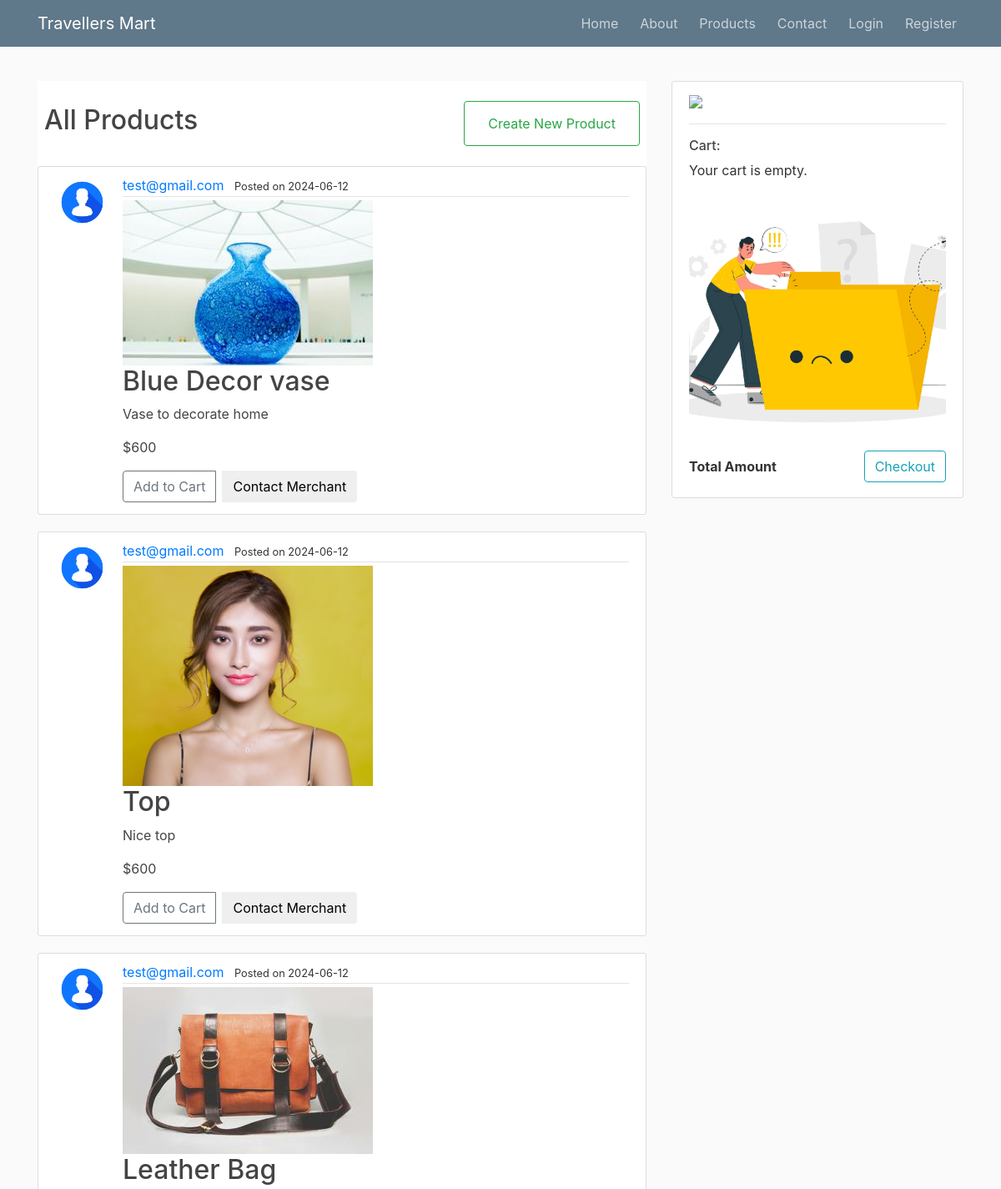
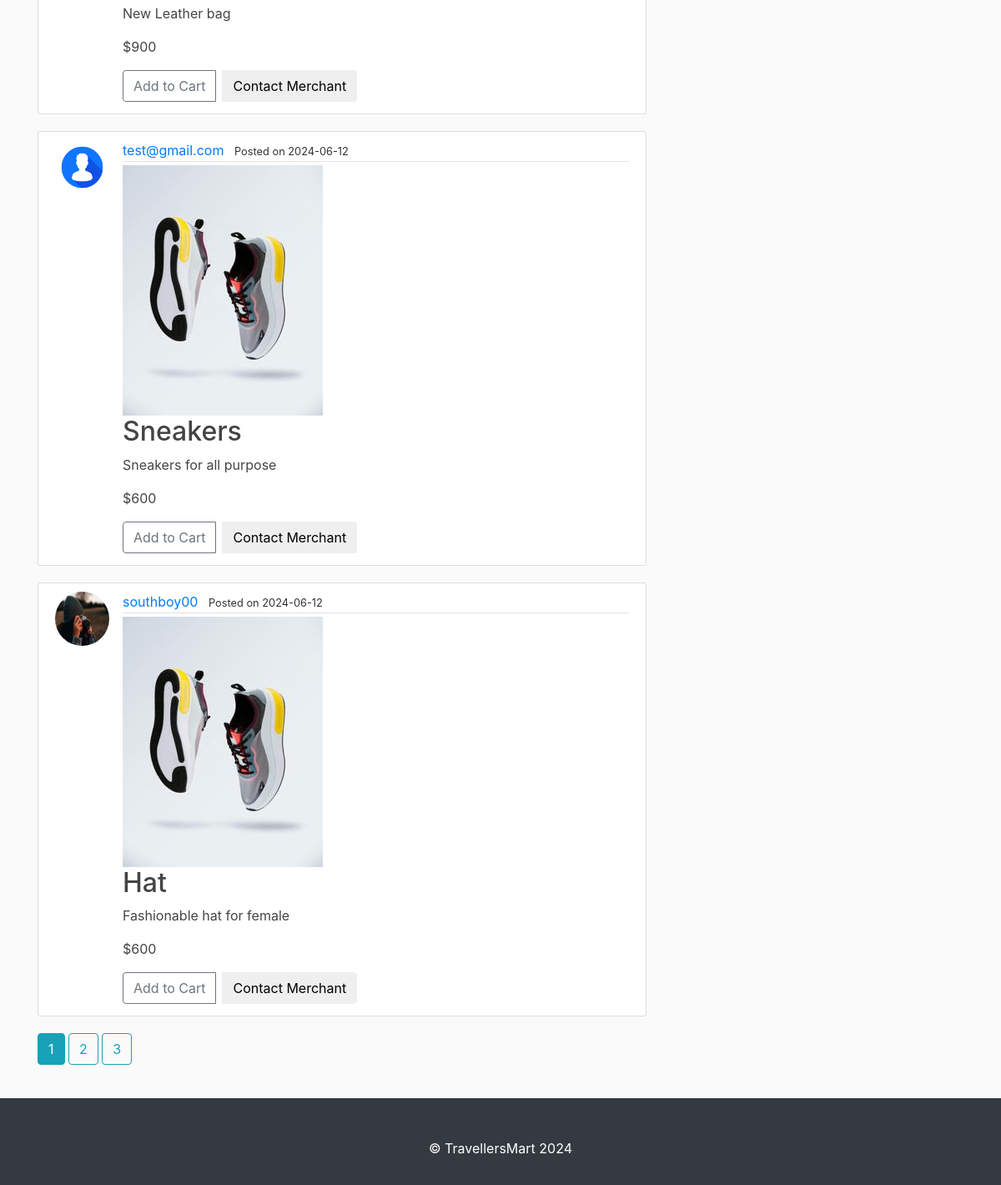
Page /products on the committed database (2 pictures, top to bottom).
### flask_station/models.py (models this page shows, shortened)
class Post(db.Model):
    id = db.Column(db.Integer, primary_key=True)
    selling_item = db.Column(db.String(100), nullable=False,)
    content = db.Column(db.Text, nullable=False)
    price = db.Column(db.Text, nullable=False)
    image = db.Column(db.String(100), nullable=False)
    date_posted = db.Column(db.DateTime, nullable=False, default=datetime.utcnow)
    user_id = db.Column(db.Integer, db.ForeignKey('user.id'), nullable=False)

class User(db.Model, UserMixin):
    id = db.Column(db.Integer, primary_key=True)
    username = db.Column(db.String(20), unique=True, nullable=False)
    email = db.Column(db.String(120), unique=True, nullable=False)
    image_file = db.Column(db.String(20), nullable=False, default='default.jpeg')
    password = db.Column(db.String(60), nullable=False)
    posts = db.relationship('Post', backref='merchant', lazy="dynamic")
    cart_items = db.relationship('CartItem', backref='user', lazy=True)

### flask_station/main/routes.py (the view)
@main.route('/products')
def all_product():
    page = request.args.get('page', 1, type=int)
    posts = Post.query.order_by(Post.date_posted.desc()).paginate(page=page, per_page=5)
    return render_template('home.html', posts=posts)

### run.py (called while the page is built)
@app.context_processor
def inject_request_path():
    return dict(request_path=request.path)

### flask_station/templates/home.html
{% extends "layout.html" %}
{% block content %}
<div class="col-md-8">
  <div class="w-100 p-2 d-flex justify-content-between align-items-center bg-white flex-wrap">
    <h2>All Products</h2>
    <button class="btn btn-outline-success my-3"><a class="nav-item nav-link text-success"
        href="{{ url_for('posts.new_post') }}">Create New Product</a></button>
  </div>
  {% if posts.items %}
  {% for post in posts.items %}
  <article class="media content-section">
    <img class=" rounded-circle article-img"
      src="{{ url_for('static', filename='profile_pics/' + post.merchant.image_file) }}">
    <div class="media-body">
      <div class="article-metadata">
        <a class="mr-2" href="{{ url_for('users.user_posts', username=post.merchant.username) }}">{{
          post.merchant.username }}</a>
        <small>Posted on {{ post.date_posted.strftime('%Y-%m-%d') }}</small>
      </div>
      <div>
        <a class="article-title" href="{{ url_for('posts.post', post_id=post.id) }}">
          <img src="{{ url_for('static', filename='post_pics/' + post.image) }}" class="product-img img-fluid"
            style="object-fit: cover;" alt="">
          <h2>{{ post.selling_item }}
          </h2>
          <p class="article-content">{{ post.content }}</p>
          <p class="article-content">${{ post.price }}</p>
        </a>
      </div>
      <div class="d-flex flex-wrap btn-group">
        <button data-product-id="{{ post.id }}" class="btn btn-outline-secondary add-to-cart-btn mr-2" type="button">Add to
          Cart</button>
        <button class="btn">Contact Merchant</button>
      </div>
    </div>
  </article>
  {% endfor %}
  {% for page_num in posts.iter_pages(left_edge=1, right_edge=1, left_current=1, right_current=2) %}
  {% if page_num %}
  {% if posts.page == page_num %}
  <a class="btn btn-info mb-4" href="{{ url_for('main.all_product', page=page_num) }}">{{ page_num }}</a>
  {% else %}
  <a class="btn btn-outline-info mb-4" href="{{ url_for('main.all_product', page=page_num) }}">{{ page_num }}</a>
  {% endif %}
  {% else %}
  ...
  {% endif %}
  {% endfor %}
  {% else %}
  <div>No Products currently Available</div>
  {% endif %}
</div>
{% endblock content %}

### flask_station/templates/layout.html (shortened to what this page needs)
<!DOCTYPE html>
<html>
<head>
  <link rel="stylesheet" href="https://maxcdn.bootstrapcdn.com/bootstrap/4.0.0/css/bootstrap.min.css"
>
  <link rel="stylesheet" type="text/css" href="{{url_for('static', filename='/styles/main.css') }}">
</head>
<body>
  <header class="site-header">
    <nav class="navbar navbar-expand-md navbar-dark bg-steel fixed-top">
      <div class="container">
        <a class="navbar-brand mr-4" href="/">Travellers Mart</a>
        <div class="collapse navbar-collapse" id="navbarToggle">
          <div class="navbar-nav ml-auto">
            <a class="nav-item nav-link" href="{{ url_for('main.home') }}">Home</a>
            <a class="nav-item nav-link" href="{{ url_for('main.about') }}">About</a>
            <a class="nav-item nav-link" href="{{ url_for('main.all_product') }}">Products</a>
            <a class="nav-item nav-link" href="{{ url_for('main.support') }}">Contact</a>
            {% if current_user.is_authenticated %}
            <a class="nav-item nav-link" href="{{ url_for('users.account') }}">Account</a>
            <a class="nav-item nav-link" href="{{ url_for('users.logout') }}">Logout</a>
            {% else %}
            <a class="nav-item nav-link" href="{{ url_for('users.login') }}">Login</a>
            <a class="nav-item nav-link" href="{{ url_for('users.register') }}">Register</a>
            {% endif %}
          </div>
        </div>
      </div>
    </nav>
  </header>
  <main role="main" class="container">
    <div class="row">
      <div class="col-md-12">
      </div>
    </div>
    <div class="row my-3">
      {% block content %}{% endblock %}
      {% if 'about' not in request.path %}
      <div class="col-md-4">
        <div class="content-section">
          <img class="img-fluid" src="https://images.pexels.com/photos/953862/pexels-photo-953862.jpeg" />
          <hr />
          <h6 class="my-2">Cart:</h6>
          <div class="cart-content">
            <div id="cart-container" class="cart-container">
              <p>Your cart is empty.</p>
              <div class="cart-bg"></div>
            </div>
            <div class="my-2 d-flex flex-wrap align-items-center justify-content-between" id="checkout">
              <span>
                <b>Total Amount</b>
              </span>
              <button class="btn btn-outline-info ml-2">Checkout</button>
            </div>
          </div>
        </div>
      </div>
      {% endif %}
    </div>
  </main>
  <footer class="pt-5 pb-3 bg-dark text-center text-white">
    <p>&copy; TravellersMart 2024</p>
  </footer>
</body>
</html>

### flask_station/static/styles/main.css (style rules this page uses)
body { background: #fafafa; color: #333333; margin-top: 5rem; }
h1, h2, h3, h4, h5, h6 { color: #444444; }
.bg-steel { background-color: #5f788a; }
.site-header .navbar-nav .nav-link { color: #cbd5db; margin-left: 10px; }
.content-section { background: #ffffff; padding: 10px 20px; border: 1px solid #dddddd; border-radius: 3px; margin-bottom: 20px; }
.article-title { color: #444444; }
.article-content { white-space: pre-line; }
.article-img { height: 65px; width: 65px; margin-right: 16px; }
.article-metadata { padding-bottom: 1px; margin-bottom: 4px; border-bottom: 1px solid #e3e3e3 }
.cart-container { max-height: 55vh; overflow: auto; }
.cart-bg { background-image: url("../profile_pics/empty.jpg"); height: 300px; background-position: center; background-size: cover; }
.btn-group button { margin-bottom: 4px; }

### rows in the picture
Post: image_file (placeholder picture), merchant.username "test@gmail.com", date_posted "2024-06-12", image (picture), selling_item "Blue Decor vase", content "Vase to decorate home", price "600"
Post: image_file (placeholder picture), merchant.username "test@gmail.com", date_posted "2024-06-12", image (picture), selling_item "Top", content "Nice top", price "600"
Post: image_file (placeholder picture), merchant.username "test@gmail.com", date_posted "2024-06-12", image (picture), selling_item "Leather Bag", content "New Leather bag", price "900"
Post: image_file (placeholder picture), merchant.username "test@gmail.com", date_posted "2024-06-12", image (picture), selling_item "Sneakers", content "Sneakers for all purpose", price "600"
Post: image_file (picture), merchant.username "southboy00", date_posted "2024-06-12", image (picture), selling_item "Hat", content "Fashionable hat for female", price "600"

### other values in the picture
{{ page_num }} "1"
{{ page_num }} "2" "3"
